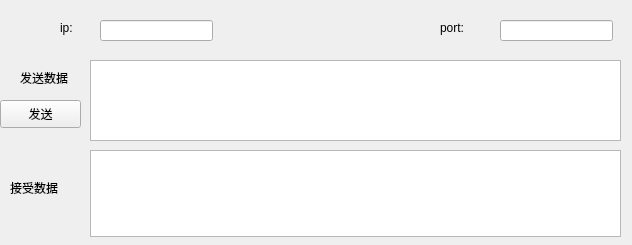
<?xml version="1.0" encoding="UTF-8"?>
<ui version="4.0">
 <class>Widget</class>
 <widget class="QWidget" name="Widget">
  <property name="geometry">
   <rect>
    <x>0</x>
    <y>0</y>
    <width>632</width>
    <height>245</height>
   </rect>
  </property>
  <property name="windowTitle">
   <string>Widget</string>
  </property>
  <widget class="QTextEdit" name="textEdit">
   <property name="geometry">
    <rect>
     <x>90</x>
     <y>60</y>
     <width>531</width>
     <height>81</height>
    </rect>
   </property>
  </widget>
  <widget class="QTextEdit" name="textEdit_2">
   <property name="geometry">
    <rect>
     <x>90</x>
     <y>150</y>
     <width>531</width>
     <height>87</height>
    </rect>
   </property>
  </widget>
  <widget class="QLabel" name="label">
   <property name="geometry">
    <rect>
     <x>20</x>
     <y>70</y>
     <width>68</width>
     <height>15</height>
    </rect>
   </property>
   <property name="text">
    <string>发送数据</string>
   </property>
  </widget>
  <widget class="QLabel" name="label_2">
   <property name="geometry">
    <rect>
     <x>10</x>
     <y>180</y>
     <width>68</width>
     <height>15</height>
    </rect>
   </property>
   <property name="text">
    <string>接受数据</string>
   </property>
  </widget>
  <widget class="QLineEdit" name="lineEdit">
   <property name="geometry">
    <rect>
     <x>100</x>
     <y>20</y>
     <width>113</width>
     <height>21</height>
    </rect>
   </property>
  </widget>
  <widget class="QLineEdit" name="lineEdit_2">
   <property name="geometry">
    <rect>
     <x>500</x>
     <y>20</y>
     <width>113</width>
     <height>21</height>
    </rect>
   </property>
  </widget>
  <widget class="QLabel" name="label_3">
   <property name="geometry">
    <rect>
     <x>60</x>
     <y>20</y>
     <width>21</width>
     <height>16</height>
    </rect>
   </property>
   <property name="text">
    <string>ip:</string>
   </property>
  </widget>
  <widget class="QLabel" name="label_4">
   <property name="geometry">
    <rect>
     <x>440</x>
     <y>20</y>
     <width>41</width>
     <height>16</height>
    </rect>
   </property>
   <property name="text">
    <string>port:</string>
   </property>
  </widget>
  <widget class="QPushButton" name="pushButton">
   <property name="geometry">
    <rect>
     <x>0</x>
     <y>100</y>
     <width>81</width>
     <height>28</height>
    </rect>
   </property>
   <property name="text">
    <string>发送</string>
   </property>
  </widget>
 </widget>
 <resources/>
 <connections/>
</ui>
